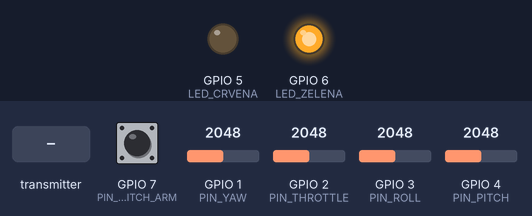
A sketch run on a simulated ESP32-S3. Shown: output pins drawn as LEDs (lit = HIGH). The test bench sets the inputs (shaded band); at power-on: GPIO 7 (PIN_SWITCH_ARM) HIGH, GPIO 1 (PIN_YAW) = 2048, GPIO 2 (PIN_THROTTLE) = 2048, GPIO 3 (PIN_ROLL) = 2048, GPIO 4 (PIN_PITCH) = 2048. What the sketch prints to the serial monitor is not drawn.

Above: at 1.2 s.
1.3 s: GPIO 7 (PIN_SWITCH_ARM) pulled LOW for 1 s
3.8 s: the transmitter starts sending throttle = 0
Timing chart, 0 to 6.8 s (numbered marks = the images above; inputs shaded):
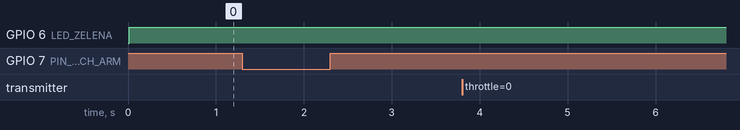

Measured:
- after the input at 1.3 s, every drawn part: stays the same
- after the input at 3.8 s, every drawn part: stays the same

The sketch:

Transmitter.ino
```cpp
#include <esp_now.h>
#include <WiFi.h>

const int PIN_YAW      = 1;
const int PIN_THROTTLE = 2;
const int PIN_ROLL     = 3;
const int PIN_PITCH    = 4;
const int PIN_SWITCH_ARM = 7;

const int LED_CRVENA   = 5;
const int LED_ZELENA   = 6;

uint8_t broadcastAddress[] = {0xE8, 0x06, 0x90, 0x95, 0x79, 0xD0};

struct DronPackage {
    int16_t throttle;
    int16_t yaw;
    int16_t pitch;
    int16_t roll;
    bool armStatus;
    uint32_t vremeSlanja;
};

DronPackage podaciZaSlanje;
esp_now_peer_info_t peerInfo;

volatile float izmerenaLatencija = 0.0;
volatile bool noviPingStigao = false;

int16_t primeniDeadband(int16_t vrednost) {
  if (vrednost >= 1480 && vrednost <= 1520) {
    return 1500;
  }
  return vrednost;
}

void OnDataSent(const wifi_tx_info_t *tx_info, esp_now_send_status_t status) {
  if (status == ESP_NOW_SEND_SUCCESS) {
    digitalWrite(LED_ZELENA, HIGH);
    digitalWrite(LED_CRVENA, LOW);
  } else {
    digitalWrite(LED_ZELENA, LOW);
    digitalWrite(LED_CRVENA, HIGH);
  }
}

void OnDataRecv(const esp_now_recv_info_t *recv_info, const uint8_t *incomingData, int len) {
  uint32_t trenutnoVreme = micros();
  DronPackage povratniPaket;

  if (len == sizeof(DronPackage)) {
    memcpy(&povratniPaket, incomingData, sizeof(povratniPaket));

    izmerenaLatencija = (trenutnoVreme - povratniPaket.vremeSlanja) / 2.0 / 1000.0;
    noviPingStigao = true;
  }
}

void citajHardver() {
  int16_t siroviYaw   = map(analogRead(PIN_YAW), 0, 4095, 1000, 2000);
  int16_t siroviPitch = map(analogRead(PIN_PITCH), 0, 4095, 1000, 2000);
  int16_t siroviRoll  = map(analogRead(PIN_ROLL), 0, 4095, 1000, 2000);

  podaciZaSlanje.throttle = map(analogRead(PIN_THROTTLE), 0, 4095, 1000, 2000);

  podaciZaSlanje.yaw   = primeniDeadband(siroviYaw);
  podaciZaSlanje.pitch = primeniDeadband(siroviPitch);
  podaciZaSlanje.roll  = primeniDeadband(siroviRoll);

  podaciZaSlanje.armStatus = (digitalRead(PIN_SWITCH_ARM) == LOW);
}

void ispisiDebugTransmiter() {
  Serial.print("Saljem -> Gas: ");  Serial.print(podaciZaSlanje.throttle);
  Serial.print(" | Yaw: ");        Serial.print(podaciZaSlanje.yaw);
  Serial.print(" | Pitch: ");      Serial.print(podaciZaSlanje.pitch);
  Serial.print(" | Roll: ");       Serial.print(podaciZaSlanje.roll);
  Serial.print(" | ARM: ");        Serial.print(podaciZaSlanje.armStatus ? "UPALJEN" : "UGASEN");

  Serial.println();
}

void setup() {
  Serial.begin(115200);

  pinMode(LED_ZELENA, OUTPUT);
  pinMode(LED_CRVENA, OUTPUT);
  pinMode(PIN_SWITCH_ARM, INPUT_PULLUP);

  WiFi.mode(WIFI_STA);

  if (esp_now_init() != ESP_OK) {
    Serial.println("Greska pri inicijalizaciji komunikacije");
    return;
  }

  esp_now_register_send_cb(OnDataSent);
  esp_now_register_recv_cb(OnDataRecv);

  memcpy(peerInfo.peer_addr, broadcastAddress, 6);
  peerInfo.channel = 0;
  peerInfo.encrypt = false;

  if (esp_now_add_peer(&peerInfo) != ESP_OK){
    Serial.println("Neuspesno dodavanje peera");
    return;
  }
}

void loop() {
  citajHardver();
  ispisiDebugTransmiter();

  if (noviPingStigao) {
    Serial.print("---> Izmerena Latencija: ");
    Serial.print(izmerenaLatencija, 2);
    Serial.println(" ms");
    noviPingStigao = false;
  } else {
    Serial.println("Nema odgovora od drona (Proveri da li je Receiver upaljen)");
  }
  Serial.println("-----------------------------------------------------------------------");

  podaciZaSlanje.vremeSlanja = micros();
  esp_now_send(broadcastAddress, (uint8_t *) &podaciZaSlanje, sizeof(podaciZaSlanje));

  delay(1000);
}
```
